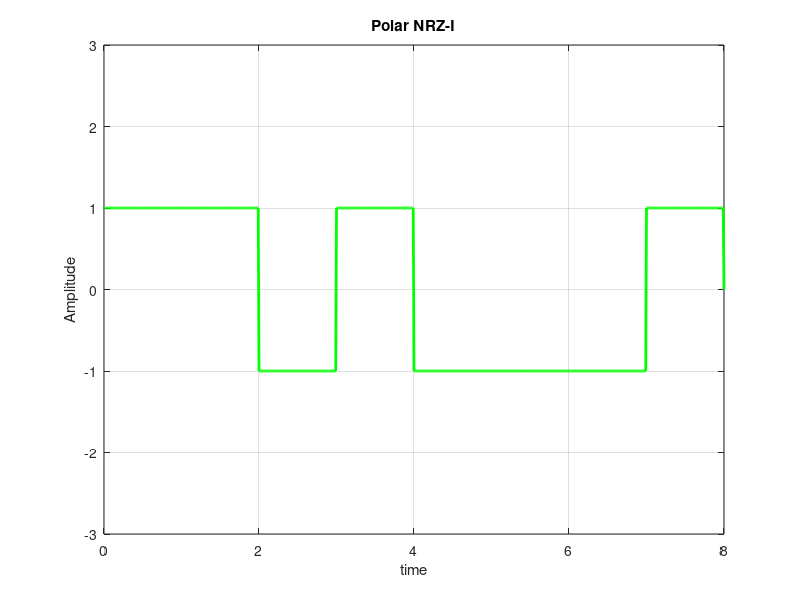

Write the MATLAB code that produced this figure.
clc
clear all
close all

data = [1 0 1 1 1 0 0 1];

sample_per_bit = 100;
bitRate = 1;
total_bits = length(data);
total_sample_size = sample_per_bit * total_bits;
total_sample_time = total_bits / bitRate;
time_per_sample = total_sample_time / total_sample_size;
t = 0:time_per_sample:total_sample_time; 
y = zeros(1,length(t));

previous = -1;

for i=0:total_bits-1;
    if data(i+1) == 1
      if previous == -1;
      y(i*sample_per_bit+1 : (i+1)*sample_per_bit) = 1;
      previous = 1;  %previous = -previous;  it also can be written
      else
      y(i*sample_per_bit+1 : (i+1)*sample_per_bit) = -1;
      previous = -1; %previous = -previous;
      endif;
    else 
      y(i*sample_per_bit+1 : (i+1)*sample_per_bit) = previous;  
    endif;
endfor;

plot(t,y,'g','Linewidth',2);
axis([0 t(end) -3 3]);
grid on;
xlabel('time');
ylabel('Amplitude');
title('Polar NRZ-I');

%decoding the digital signal 
pre = -1;
count = 0;
for j = 1:sample_per_bit:length(y)-1;
  if y(j) == pre
    count = count+1;
    signal_decoded(count) = 0;
  else
    count = count+1;
    signal_decoded(count) = 1;
    pre = -pre;
  endif;
endfor;
disp(signal_decoded);

%{
%Another technique for Demodulation
pre = 1;
for j=0:total_bits-1
    if y(j*sample_per_bit+1)==pre
      demodulated_data(j+1) = 0;
    else
      demodulated_data(j+1) = 1;
      pre=-pre;
    endif
endfor
demodulated_data
%}
